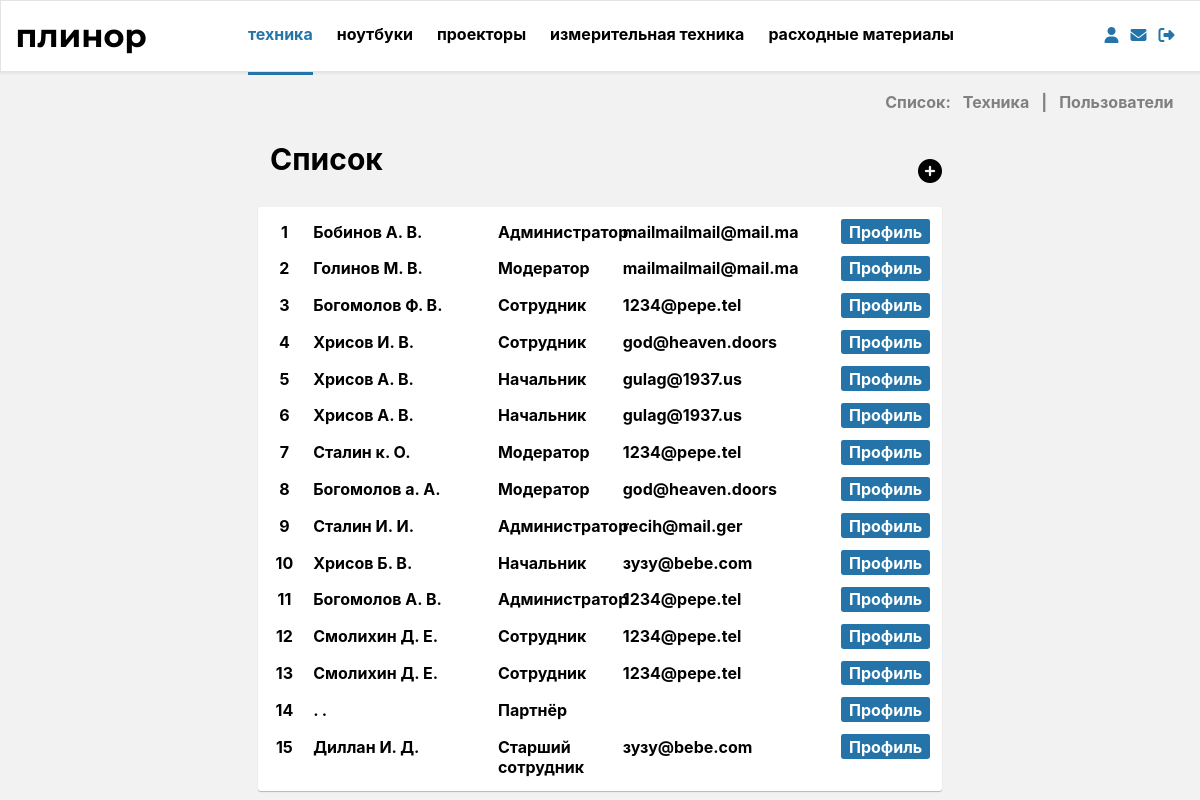
/list/user (signed in), run on the app's committed database.
### tables this page shows
CREATE TABLE `users` (
  `id` int(11) NOT NULL,
  `login` text,
  `password` text,
  `r_name` text,
  `r_surname` text,
  `r_secname` text,
  `email` text,
  `mode` int(11) DEFAULT NULL,
  `avatar` text
);

### bizz/view/view_form.php (called while the page is built)
<?php
include "bizz/view/view_hat.php";
include "bizz/view/view_menu.php";
include "bizz/view/$content_view";

### bizz/core/view.php (called while the page is built)
<?php
class View
{
    function generate($content_view, $template_view, $data = null)
    {
        include 'bizz/view/'.$template_view;
    }
}

### bizz/bootstrap.php (called while the page is built, shortened)
<?php
require_once 'core/model.php';
require_once 'core/view.php';
Route::start($routes);

### index.php (called while the page is built, shortened)
<?php
$routes = explode('/', $_SERVER['SERVER_NAME'].$_SERVER['REQUEST_URI']);
require_once 'bizz/bootstrap.php';

### bizz/core/model.php (called while the page is built, shortened)
<?php
class Model
{
    function __construct()
    {
        $this->db = new MySQL("localhost", "root","root","plinor");
    }
}

### bizz/core/MySQL.php (called while the page is built)
<?php
class MySQL extends mysqli
{
    public static $request=array();
    public  function query($req,$resultmode = MYSQLI_STORE_RESULT){
        array_unshift(self::$request,$req);
        return parent::query($req);
    }
}

### bizz/model/model_list.php (called while the page is built, shortened)
<?php
class Model_list extends Model
{
    public function take_data($table,$where)
    {
        $data=$this->db->query("SELECT * FROM $table $where");
        $row=array();
        while($row[]=mysqli_fetch_row($data));
        $data=array_pop($row);
        return $row;
    }
}

### bizz/view/view_list.php (the view, shortened to what this page needs)
<article class="list_content">
    <?php
    $counter=0;
    foreach ($data['data'] as $value):
        $counter++;
    if ($data['page']=='user'):?>
    <div class="list_point">
        <div class="list_number list_slot"><?php echo $counter;?></div>
        <div class="list_fio list_slot"><?php echo "$value[4] ".mb_substr($value[3], 0, 1).". ".mb_substr($value[5], 0, 1)."."?></div>
        <div class="list_status list_slot"><?php
            switch($value[7]){
                case 0: echo "Партнёр";break;
                case 1: echo "Сотрудник";break;
                case 2: echo "Старший сотрудник";break;
                case 3: echo "Начальник";break;
                case 4: echo "Модератор";break;
                case 5: echo "Администратор";break;
            }
            ?></div>
        <div class="list_mail list_slot"><?php echo $value[6];?></div>
        <a href="/plinor/cabinet/view/<?php echo$value[0]?>"><div class="list_slot list_profile">Профиль</div></a>
    </div>
    <?php else:?>
    <?php
    endif;
    endforeach;?>
</article>

### css/landing.css (style rules this page uses)
html { height: 100%; margin: 0; padding: 0; }
article { margin: 0 auto; margin-top: 70px; position: relative; width: 65vw; padding: 0.5vw 1vw; display: flex; flex-direction: column; font-family: -apple-system, BlinkMacSystemFont, "Segoe UI", Roboto, "Helvetica Neue", Arial, "Noto Sans", serif; height: 100%; }
article div { margin: 0.5vw 0vw 0 0; }
a { font-weight: 700; text-decoration: none; color: black; }

### css/menu.css (style rules this page uses)
body { font-family: PF Regal, PF Regal Text Pro, Georgia, serif; margin: 0 0; background: rgb(242, 242, 242); overflow-x: hidden; }

### css/list.css (style rules this page uses)
.list_content { display: flex; align-items: center; justify-content: center; flex-direction: column; width: 55vw; background: white; margin-top: 0vw; border-radius: 0.2vw; position: relative; font-size: 16px; font-weight: bold; font-family: -apple-system, BlinkMacSystemFont, "Segoe UI", Roboto, "Helvetica Neue", Arial, "Noto Sans", serif; text-decoration: none; box-shadow: 0px 1px 1px rgba(0, 0, 0, 0.25); }
.list_point { flex-direction: row; margin: 0.5vw 0.2vw; width: 100%; text-align: left; }
.list_slot { margin: 0; float: left; padding: 0.2vw 0.2vw; }
.list_profile { width: 7vw; background: #2574A9; float: right; color: white; border-radius: 0.2vw; text-align: center; }
.list_number { width: 2vw; margin-right: 1vw; text-align: center; }
.list_fio { width: 15vw; }
.list_status { width: 10vw; }
.list_mail { width: 12vw; }

### data on the page
users: r_surname "Бобинов", r_name "А", r_secname "В", mode "Администратор", email "mailmailmail@mail.ma"
users: r_surname "Голинов", r_name "М", r_secname "В", mode "Модератор", email "mailmailmail@mail.ma"
users: r_surname "Богомолов", r_name "Ф", r_secname "В", mode "Сотрудник", email "1234@pepe.tel"
users: r_surname "Хрисов", r_name "И", r_secname "В", mode "Сотрудник", email "god@heaven.doors"
users: r_surname "Хрисов", r_name "А", r_secname "В", mode "Начальник", email "gulag@1937.us"
users: r_surname "Хрисов", r_name "А", r_secname "В", mode "Начальник", email "gulag@1937.us"
users: r_surname "Сталин", r_name "к", r_secname "О", mode "Модератор", email "1234@pepe.tel"
users: r_surname "Богомолов", r_name "а", r_secname "А", mode "Модератор", email "god@heaven.doors"
users: r_surname "Сталин", r_name "И", r_secname "И", mode "Администратор", email "recih@mail.ger"
users: r_surname "Хрисов", r_name "Б", r_secname "В", mode "Начальник", email "зузу@bebe.com"
users: r_surname "Богомолов", r_name "А", r_secname "В", mode "Администратор", email "1234@pepe.tel"
users: r_surname "Смолихин", r_name "Д", r_secname "Е", mode "Сотрудник", email "1234@pepe.tel"
users: r_surname "Смолихин", r_name "Д", r_secname "Е", mode "Сотрудник", email "1234@pepe.tel"
users: mode "Партнёр"
users: r_surname "Диллан", r_name "И", r_secname "Д", mode "Старший сотрудник", email "зузу@bebe.com"
